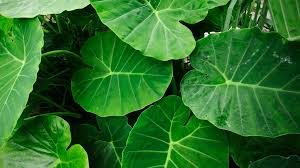
#> input picture images/healthy_plants/h1.jpg, 300 x 168 px; its folder holds 4 pictures in this run
$ python train.py
#> lines starting #> are read from the running program, lines starting #| are printed output that depends on the picture
import os
import cv2
import numpy as np
from skimage.feature import hog
from skimage.io import imread
from sklearn.model_selection import train_test_split
from sklearn.preprocessing import StandardScaler
from sklearn.svm import SVC
from sklearn.metrics import classification_report, confusion_matrix
import joblib

# Function to extract HOG and color histogram features from an image
def extract_features(image):
    fixed_size = (128, 128)
    image = cv2.resize(image, fixed_size)
    gray = cv2.cvtColor(image, cv2.COLOR_BGR2GRAY)
    hog_features, _ = hog(gray, block_norm='L2-Hys', pixels_per_cell=(16, 16), cells_per_block=(2, 2), visualize=True)
    hist_features = []
    for channel in range(image.shape[2]):
        hist = cv2.calcHist([image], [channel], None, [32], [0, 256])
        hist_features.extend(hist.flatten())
    return np.hstack((hog_features, hist_features))

# Function to load dataset and extract features
def load_dataset(healthy_dir, diseased_dir):
#> called with healthy_dir = 'images/healthy_plants', diseased_dir = 'images/diseased_plants'
    features = []
    labels = []

    # Load healthy plant images
    for img_name in os.listdir(healthy_dir):
        img_path = os.path.join(healthy_dir, img_name)
        image = imread(img_path)
#> image is the input picture: shape (168, 300, 3); mean R, G, B 43.3, 111.8, 40.8
        image = cv2.cvtColor(image, cv2.COLOR_RGBA2BGR)
        features.append(extract_features(image))
#> in extract_features, `image = cv2.resize(image, fixed_size)`:
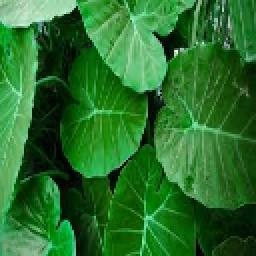
#> image: shape (128, 128, 3) (shown 2 times larger); mean of channels 0, 1, 2 40.8, 111.8, 43.3; drawn as R, G, B
#> in extract_features, `gray = cv2.cvtColor(image, cv2.COLOR_BGR2GRAY)`:
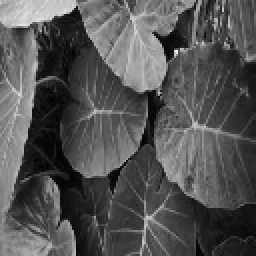
#> gray: shape (128, 128) (shown 2 times larger); min 1, max 245, mean 83.2
#> in extract_features, `hog_features, _ = hog(gray, block_norm='L2-Hys', pixels_per_cell=(16, ..`: hog_features = 1764 values, max 0.286 at index 1602, min 0.0129 at index 7, mean 0.151
#> after the loop in extract_features, `for channel in range(image.shape[2]):`: hist_features = 96 values, max 4774 at index 64, min 0 at index 25, mean 512
        labels.append(0)  # Healthy label
#> pass 2 of the loop in load_dataset, `for img_name in os.listdir(healthy_dir):`:
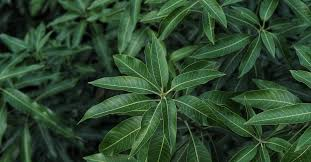
#> input picture images/healthy_plants/h2.jpg, 311 x 162 px
#> in load_dataset, image is the input picture: shape (162, 311, 3); mean R, G, B 44.4, 71.3, 45.9
#> in extract_features (call 2), `image = cv2.resize(image, fixed_size)`:
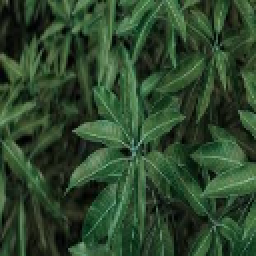
#> image: shape (128, 128, 3) (shown 2 times larger); mean of channels 0, 1, 2 45.8, 71.2, 44.3; drawn as R, G, B
#> in extract_features (call 2), `gray = cv2.cvtColor(image, cv2.COLOR_BGR2GRAY)`:
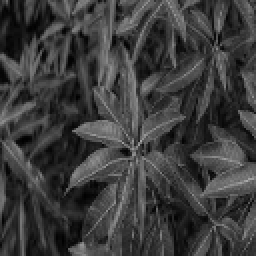
#> gray: shape (128, 128) (shown 2 times larger); min 0, max 171, mean 60.3
#> hog_features = 1764 values, max 0.293 at index 1512, min 0.0171 at index 1517, mean 0.151
#> after the loop in extract_features (call 2), `for channel in range(image.shape[2]):`: hist_features = 96 values, max 2095 at index 3, min 0 at index 19, mean 512
#> pass 3 of the loop in load_dataset, `for img_name in os.listdir(healthy_dir):`:
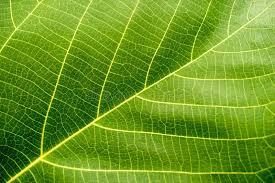
#> input picture images/healthy_plants/h3.jpg, 275 x 183 px
#> in load_dataset, image is the input picture: shape (183, 275, 3); mean R, G, B 108.4, 153, 34
#> in extract_features (call 3), `image = cv2.resize(image, fixed_size)`:
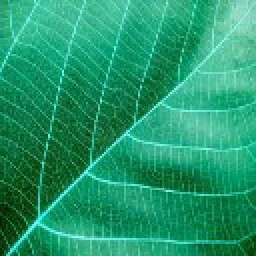
#> image: shape (128, 128, 3) (shown 2 times larger); mean of channels 0, 1, 2 34, 152.9, 108.3; drawn as R, G, B
#> in extract_features (call 3), `gray = cv2.cvtColor(image, cv2.COLOR_BGR2GRAY)`:
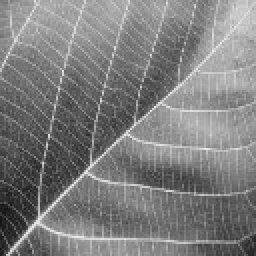
#> gray: shape (128, 128) (shown 2 times larger); min 18, max 237, mean 126
#> hog_features = 1764 values, max 0.289 at index 1091, min 0.0321 at index 1577, mean 0.157
#> after the loop in extract_features (call 3), `for channel in range(image.shape[2]):`: hist_features = 96 values, max 3901 at index 0, min 0 at index 22, mean 512
#> the loop made 4 passes; the first 3 are shown

    # Load diseased plant images
#> (the run stopped early here; a loop or call above may not have finished)
